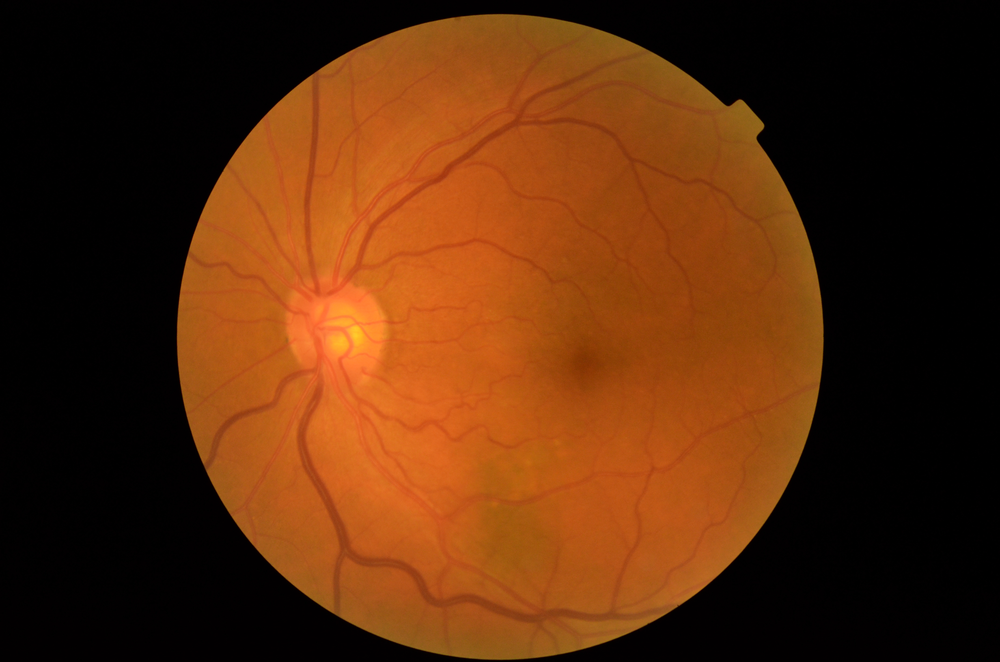
#> input picture 04visualization/error_images/372.png, 1000 x 662 px, shrunk from 2464 x 1632 before the run, found by its file name
$ python visualize_errors.py
#> lines starting #> are read from the running program, lines starting #| are printed output that depends on the picture
import os
import matplotlib.pyplot as plt
from PIL import Image

# 错误案例列表 (文件名, 真实类别, AI预测, 置信度)
errors = [
    ("372.png", "Cataract", "Normal", "100.00%"),
    ("2356.jpg", "Cataract", "Normal", "99.95%"),
    ("1242.jpg", "Normal", "Cataract", "99.93%"),
    ("1211.jpg", "Normal", "Cataract", "99.93%"),
    ("3874.jpg", "Cataract", "Normal", "99.76%"),
    ("1580.jpg", "Normal", "Cataract", "99.74%")
]

# 测试集的基础路径 (根据之前的 find_by_name 结果)
base_path = r"c:\Users\weirui\Desktop\AI_Test\Split_Data\Test"

def find_image_path(filename, label):
    # 根据类别在对应的子文件夹中查找图片
    path = os.path.join(base_path, label, filename)
    if os.path.exists(path):
        return path
    return None

# 设置绘图
plt.figure(figsize=(15, 10))
plt.rcParams['font.sans-serif'] = ['SimHei'] # 设置中文字体
plt.rcParams['axes.unicode_minus'] = False

for i, (fname, true_label, pred_label, conf) in enumerate(errors):
    img_path = find_image_path(fname, true_label)

    plt.subplot(2, 3, i + 1)
    if img_path:
        img = Image.open(img_path)
#> img is the input picture: PIL image 1000x662 RGB; mean R, G, B 88.1, 42.8, 11.6
        plt.imshow(img)
        title_color = 'red'
        plt.title(f"文件名: {fname}\n真实: {true_label} | 预测: {pred_label}\n置信度: {conf}", color=title_color)
    else:
        plt.text(0.5, 0.5, f"未找到图片:\n{fname}", ha='center', va='center')
    plt.axis('off')

plt.tight_layout()
output_path = r"c:\Users\weirui\Desktop\AI_Test\error_analysis.png"
plt.savefig(output_path)
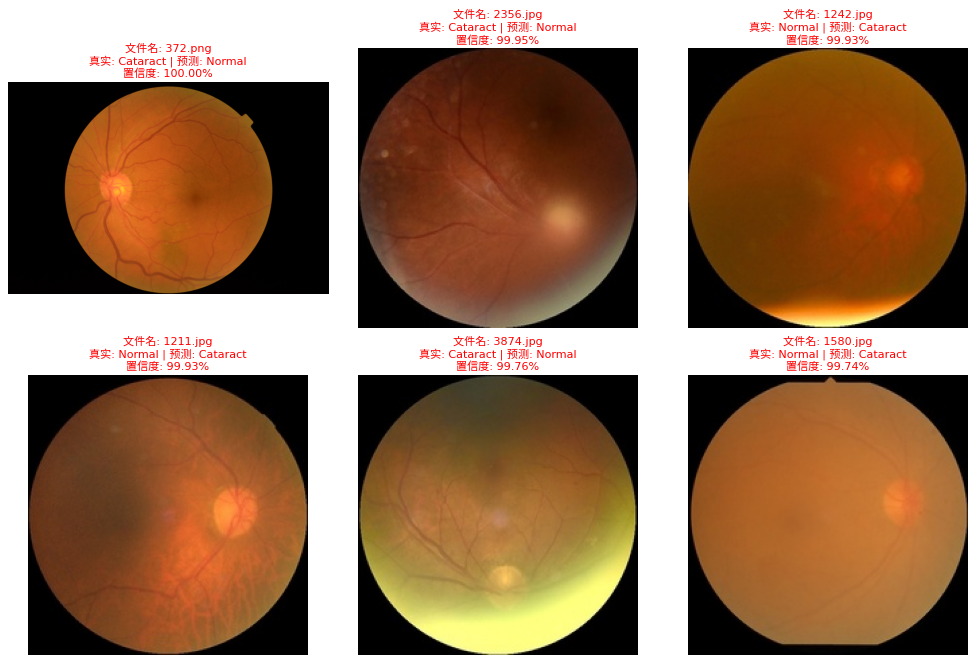
#> figure drawn by matplotlib, 6 panels
print(f"分析图已保存至: {output_path}")
plt.show()
